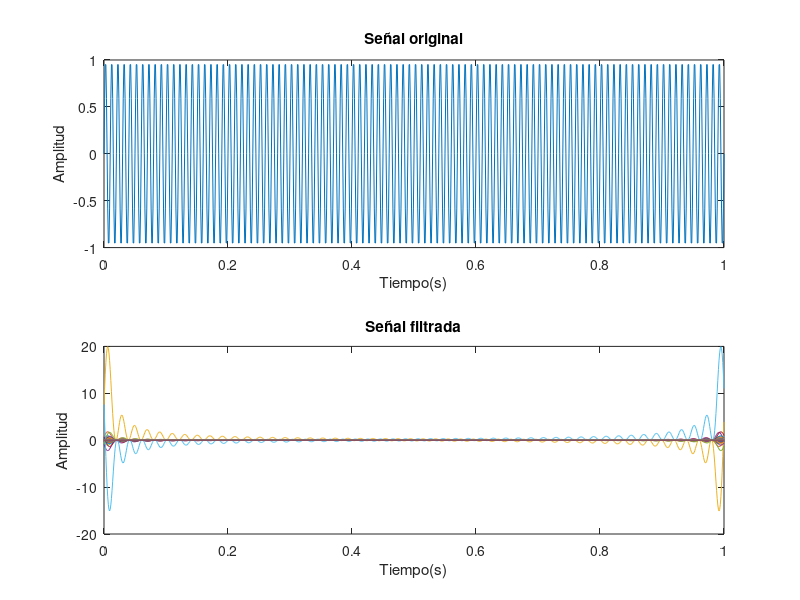

Write MATLAB code to recreate this figure.
fs = 1000;
t = 0:1 /fs:1;
f = 100;
x = sin(2*pi*f*t);
xf = fft(x);
n= length(x);
fcutoff = 50;
h = ones(n,1);
h(round(n*fcutoff/fs)+1:end)=0;
xf_filtered = xf .*h;
x_filtered = ifft(xf_filtered);
figure;
subplot(2,1,1);
plot(t,x);
title('Señal original');
xlabel('Tiempo(s)');
ylabel('Amplitud');
subplot(2,1,2);
plot(t,real(x_filtered));
title('Señal filtrada');
xlabel('Tiempo(s)');
ylabel('Amplitud');

